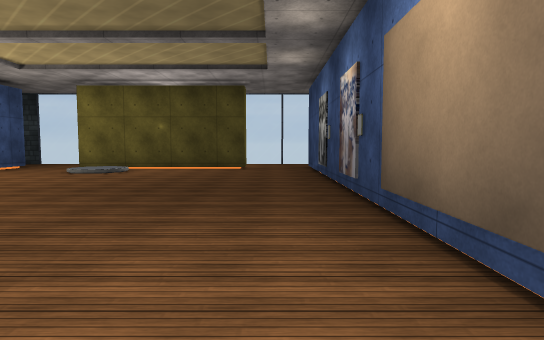
view 1 (above)

15 first-person views from a walk through a scene from a Unity 3-D project. The camera is 1.3 m above the floor, tilts 4° down and sees 75° across. The floor is counted in squares, 2 m on a side. Each view is taken from the middle of a square. On the plan, view 1 faces up. The plan holds only what a view shows up to about 10 squares ahead; the rest is blank. Some surface patterns are stand-ins.

view 2
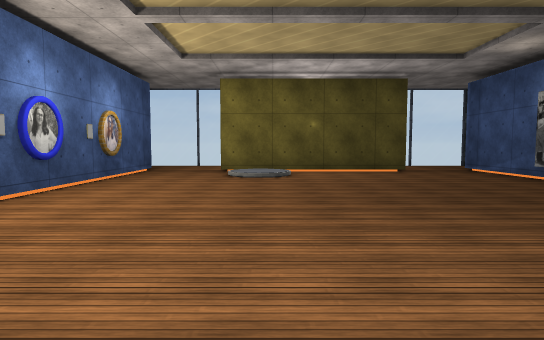

view 3
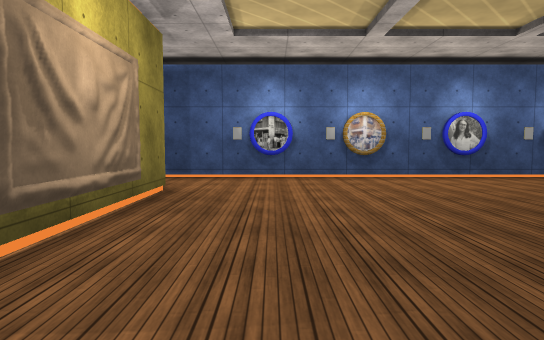

view 4
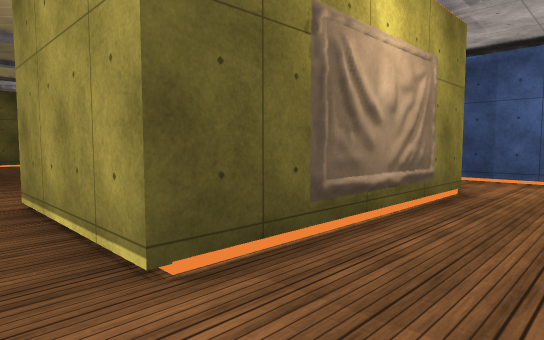

view 5
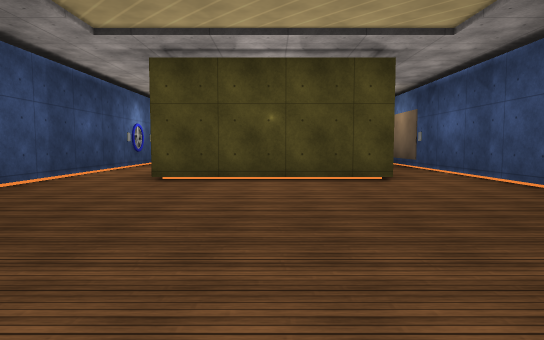

view 6
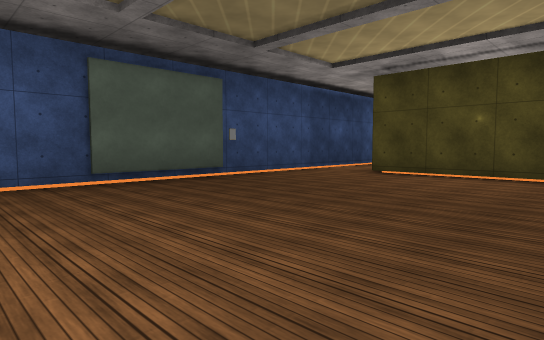

view 7
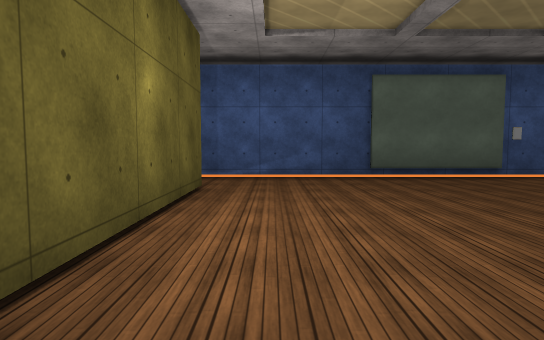

view 8
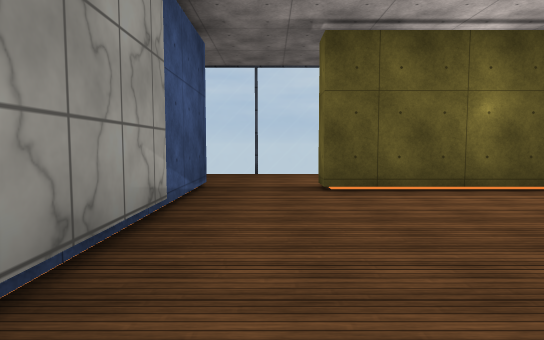

view 9
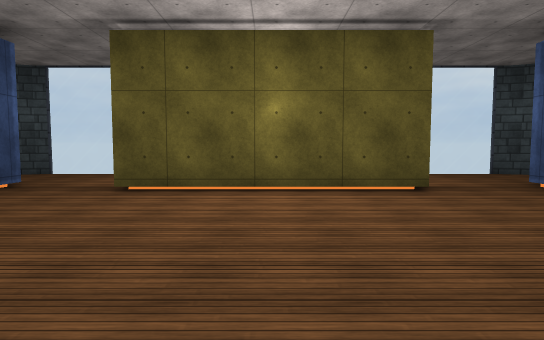

view 10
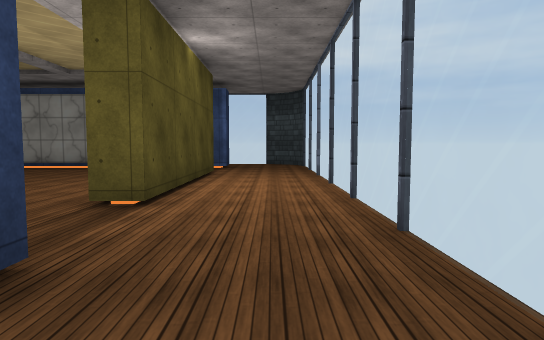

view 11
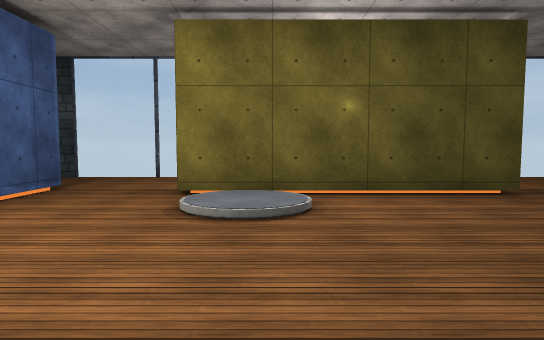

view 12
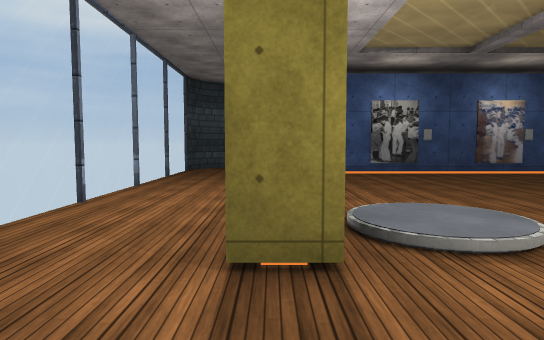

view 13
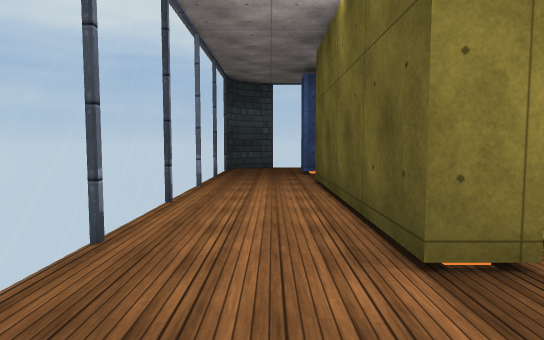

view 14
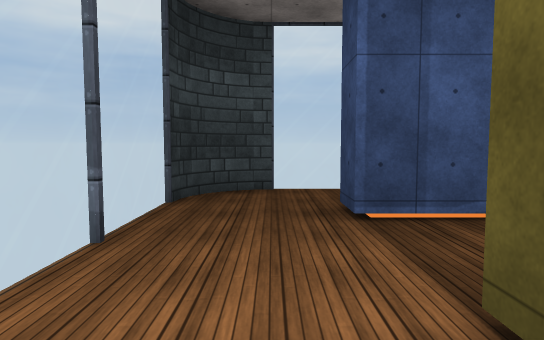

view 15
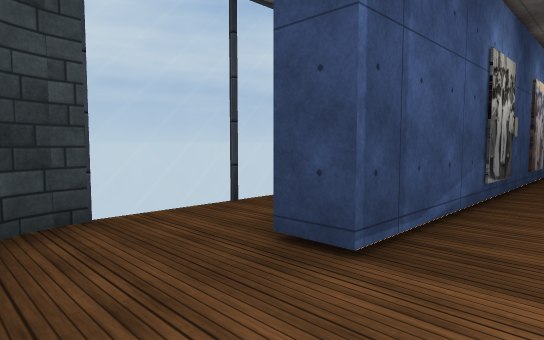

### Floor plan
Key: @ floor where view 1 was taken; # wall or solid block; . floor; / step, stairs or slope; = window, fence, low wall or low ledge; O other object.
Columns run from 9 left of view 1 to 4 right of it. Each row starts with its distance up from view 1.
 13  ###########
 12 O...........O
 11  ............#
 10  #..#####.#..#
  9  #..//....# .#
  8  #..//....#
  7  #........#
  6  #........#
  5  #........#
  4  #........#
  3  #........#
  2  #........#
  1  #........#
  0  #..#####@#
 -1  #..#####.#
 -2  #..#####.#
 -3  #........#
 -4  #........#
 -5  #........#
 -6  ##.......#
 -7   #.......#
 -8  ##.......#
 -9  #........#
-10  #........#
-11  #..#####.#
-12  ..........
-13 ............
-14 O#=========#O

Positions as (right, up) in squares from view 1, and headings:
1: (0, 0), facing up
2: (-4, 1), facing up
3: (0, 2), facing left
4: (0, 2), facing down-left
5: (-3, -9), facing up
6: (-1, -10), facing up-left
7: (0, -10), facing left
8: (0, -6), facing down
9: (-3, -6), facing down
10: (-9, -13), facing right
11: (-4, 5), facing up
12: (-7, 10), facing right
13: (-7, 11), facing right
14: (-2, 11), facing right
15: (0, 12), facing down-right
